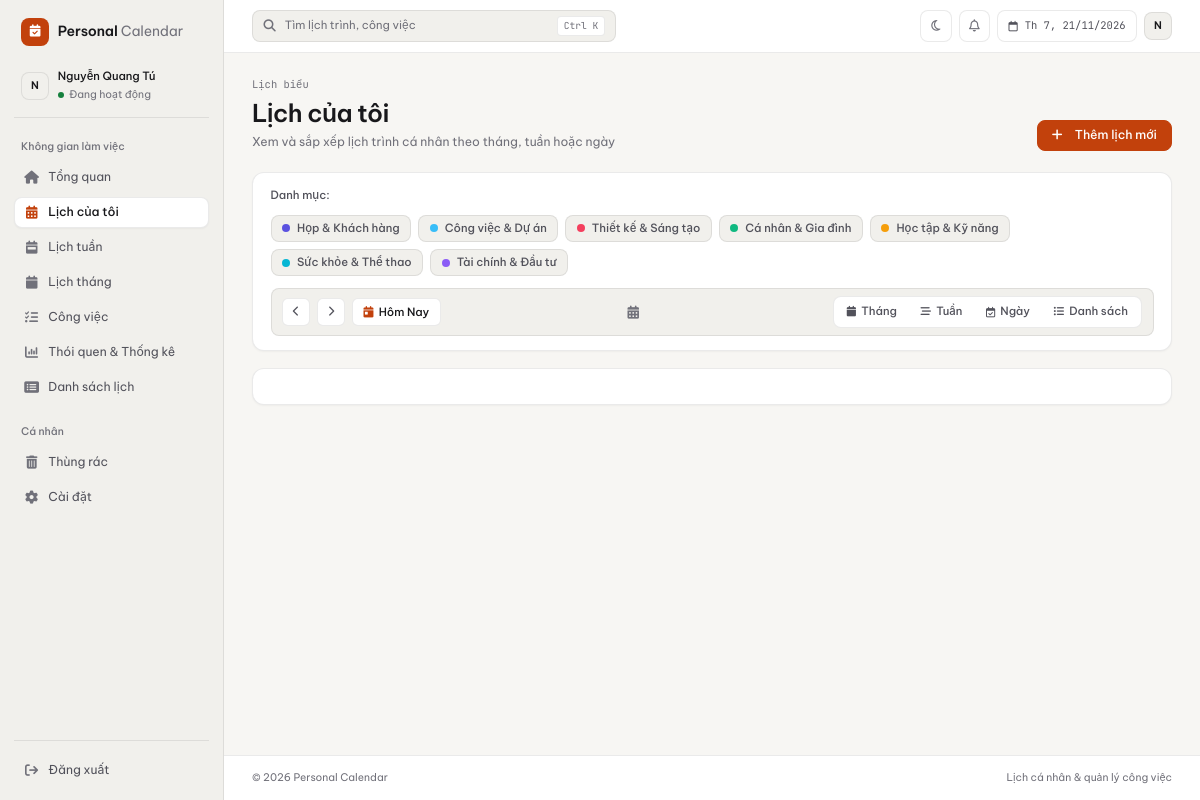
/index.php?page=calendar (signed in), run on the app's committed database.
### tables this page shows
CREATE TABLE `categories` (
  `id` int unsigned NOT NULL AUTO_INCREMENT,
  `user_id` int unsigned NOT NULL,
  `name` varchar(80) NOT NULL,
  `color` char(7) NOT NULL DEFAULT '#64748b',
  `icon` varchar(50) NOT NULL DEFAULT 'fa-folder',
  `created_at` timestamp NULL DEFAULT CURRENT_TIMESTAMP,
  PRIMARY KEY (`id`),
  UNIQUE KEY `unique_user_category` (`user_id`,`name`),
  CONSTRAINT `fk_categories_user` FOREIGN KEY (`user_id`) REFERENCES `users` (`id`) ON DELETE CASCADE
);

### index.php (called while the page is built, shortened)
<?php
require_once __DIR__ . '/app/Core/Database.php';
require_once __DIR__ . '/app/Core/Auth.php';
require_once __DIR__ . '/app/Controllers/EventController.php';
$page = $_GET['page'] ?? 'dashboard';
$eventController = new EventController();
$taskController = new TaskController();
if ($page === 'dashboard') {
    $controller = new DashboardController();
    $data = $controller->index();
} elseif (in_array($page, ['calendar', 'week', 'month', 'agenda'], true)) {
    $data = $eventController->index();
} elseif ($page === 'tasks') {
    $data = $taskController->index();
} elseif ($page === 'trash') {
    $data = $taskController->trashData();
} elseif ($page === 'habits') {
    $data = (new HabitController())->index();
} elseif ($page === 'settings') {
    $data = $eventController->settingsData();
}
require __DIR__ . '/app/Views/layouts/header.php';
require __DIR__ . '/app/Views/pages/' . $page . '.php';
require __DIR__ . '/app/Views/layouts/footer.php';

### app/Core/Database.php (called while the page is built, shortened)
<?php
class Database
{
    private static ?PDO $instance = null;
    public static function loadEnv(): array
    {
        $vars = [];
        $envPath = dirname(__DIR__, 2) . DIRECTORY_SEPARATOR . '.env';
        return $vars;
    }
    private static function env(string $key, string $default = ''): string
    {
        $fromEnv = getenv($key);
        if ($fromEnv !== false && $fromEnv !== '') {
            return (string)$fromEnv;
        }
        $fileVars = self::loadEnv();
        return array_key_exists($key, $fileVars) ? $fileVars[$key] : $default;
    }
    public static function config(): array
    {
        return [
            'host'     => self::env('DB_HOST', '127.0.0.1'),
            'port'     => (int)self::env('DB_PORT', '3306') ?: 3306,
            'dbname'   => self::env('DB_NAME', 'personal_calendar'),
            'username' => self::env('DB_USER', 'root'),
            'password' => self::env('DB_PASS', ''),
        ];
    }
    public function connect(): PDO
    {
        if (self::$instance === null) {
            $cfg = self::config();
            $dsn = "mysql:host={$cfg['host']};port={$cfg['port']};dbname={$cfg['dbname']};charset=utf8mb4";
            self::$instance = new PDO($dsn, $cfg['username'], $cfg['password'], [
                PDO::ATTR_ERRMODE            => PDO::ERRMODE_EXCEPTION,
                PDO::ATTR_DEFAULT_FETCH_MODE => PDO::FETCH_ASSOC,
                PDO::ATTR_EMULATE_PREPARES   => false,
                PDO::MYSQL_ATTR_INIT_COMMAND => "SET NAMES utf8mb4, time_zone = '+07:00'"
            ]);
        }
        return self::$instance;
    }
    public static function getConnection(): PDO
    {
        return (new self())->connect();
    }
}

### app/Core/Auth.php (called while the page is built, shortened)
<?php
class Auth
{
    public static function check(): bool
    {
        return !empty($_SESSION['user']['id']);
    }
    public static function id(): ?int
    {
        return isset($_SESSION['user']['id']) ? (int)$_SESSION['user']['id'] : null;
    }
    public static function csrfToken(): string
    {
        return $_SESSION['csrf_token'];
    }
}

### app/Controllers/EventController.php (called while the page is built, shortened)
<?php
require_once __DIR__ . '/../Core/Auth.php';
require_once __DIR__ . '/../Models/Category.php';
class EventController
{
    private Category $categoryModel;
    public function __construct()
    {
        $this->categoryModel = new Category();
    }
    public function index(): array
    {
        $userId = Auth::id();
        $categories = $this->categoryModel->getAll($userId);
        return [
            'categories' => $categories,
            'csrf_token' => Auth::csrfToken()
        ];
    }
}

### app/Models/Category.php (called while the page is built, shortened)
<?php
require_once __DIR__ . '/../Core/Database.php';
class Category
{
    private PDO $db;
    public function __construct()
    {
        $this->db = Database::getConnection();
    }
    public function getAll(?int $userId = null): array
    {
        if ($userId) {
            $stmt = $this->db->prepare("
                SELECT id, user_id, name, color, COALESCE(NULLIF(icon, ''), 'fa-folder') AS icon, created_at
                FROM categories
                WHERE user_id = :userId OR user_id IS NULL
                ORDER BY id ASC
            ");
            $stmt->execute(['userId' => $userId]);
        } else {
            $stmt = $this->db->query("
                SELECT id, user_id, name, color, COALESCE(NULLIF(icon, ''), 'fa-folder') AS icon, created_at
                FROM categories
                ORDER BY id ASC
            ");
        }
        return $stmt->fetchAll();
    }
}

### app/Views/partials/calendar_toolbar.php (the view, shortened to what this page needs)
<div class="calendar-toolbar-card" id="calendarToolbar">
    <div class="toolbar-category-row">
        <div class="toolbar-cat-title">
            <span>Danh mục:</span>
        </div>
        <div class="toolbar-cat-chips" id="categoryChipsContainer">
            <?php foreach (($data['categories'] ?? []) as $cat):
                $c = $cat['color'] ?: '#c2410c';
            ?>
                <button type="button" class="cat-chip" data-category-id="<?= $cat['id'] ?>" data-name="<?= htmlspecialchars($cat['name']) ?>" style="--chip-color: <?= $c ?>; --chip-bg: <?= $c ?>18; --chip-border: <?= $c ?>35;">
                    <span class="chip-dot" style="background-color: <?= $c ?>;"></span>
                    <span class="chip-name"><?= htmlspecialchars($cat['name']) ?></span>
                </button>
            <?php endforeach; ?>
        </div>
    </div>
    <div class="toolbar-controls-bar">
        <div class="controls-left">
            <button type="button" class="cal-nav-btn" id="calBtnPrev" title="Thời gian trước" aria-label="Thời gian trước">
                <i class="fa-solid fa-chevron-left"></i>
            </button>
            <button type="button" class="cal-nav-btn" id="calBtnNext" title="Thời gian tiếp theo" aria-label="Thời gian tiếp theo">
                <i class="fa-solid fa-chevron-right"></i>
            </button>
            <button type="button" class="cal-today-btn" id="calBtnToday" title="Trở về hôm nay">
                <span class="today-icon"><i class="fa-solid fa-calendar-day"></i></span>
                <span>Hôm Nay</span>
            </button>
        </div>
        <div class="controls-center">
            <div class="calendar-title-badge">
                <span class="cal-center-icon"><i class="fa-solid fa-calendar-days"></i></span>
            </div>
        </div>
        <div class="controls-right">
            <div class="view-segmented-control" role="group" aria-label="Chế độ xem lịch">
                <button type="button" class="view-seg-btn" id="calViewMonth" data-view="dayGridMonth">
                    <i class="fa-solid fa-calendar"></i>
                    <span>Tháng</span>
                </button>
                <button type="button" class="view-seg-btn" id="calViewWeek" data-view="timeGridWeek">
                    <i class="fa-solid fa-bars-staggered"></i>
                    <span>Tuần</span>
                </button>
                <button type="button" class="view-seg-btn" id="calViewDay" data-view="timeGridDay">
                    <i class="fa-regular fa-calendar-check"></i>
                    <span>Ngày</span>
                </button>
                <button type="button" class="view-seg-btn" id="calViewList" data-view="listMonth">
                    <i class="fa-solid fa-list-ul"></i>
                    <span>Danh sách</span>
                </button>
            </div>
        </div>
    </div>
</div>

### data on the page
categories: name "Họp & Khách hàng"
categories: name "Công việc & Dự án"
categories: name "Thiết kế & Sáng tạo"
categories: name "Cá nhân & Gia đình"
categories: name "Học tập & Kỹ năng"
categories: name "Sức khỏe & Thể thao"
categories: name "Tài chính & Đầu tư"

### other printed values
$initial "N"
$currentUserName "Nguyễn Quang Tú"
$label "Tổng quan"
$label "Lịch của tôi"
$label "Lịch tuần"
$label "Lịch tháng"
$label "Công việc"
$label "Thói quen & Thống kê"
$label "Danh sách lịch"
